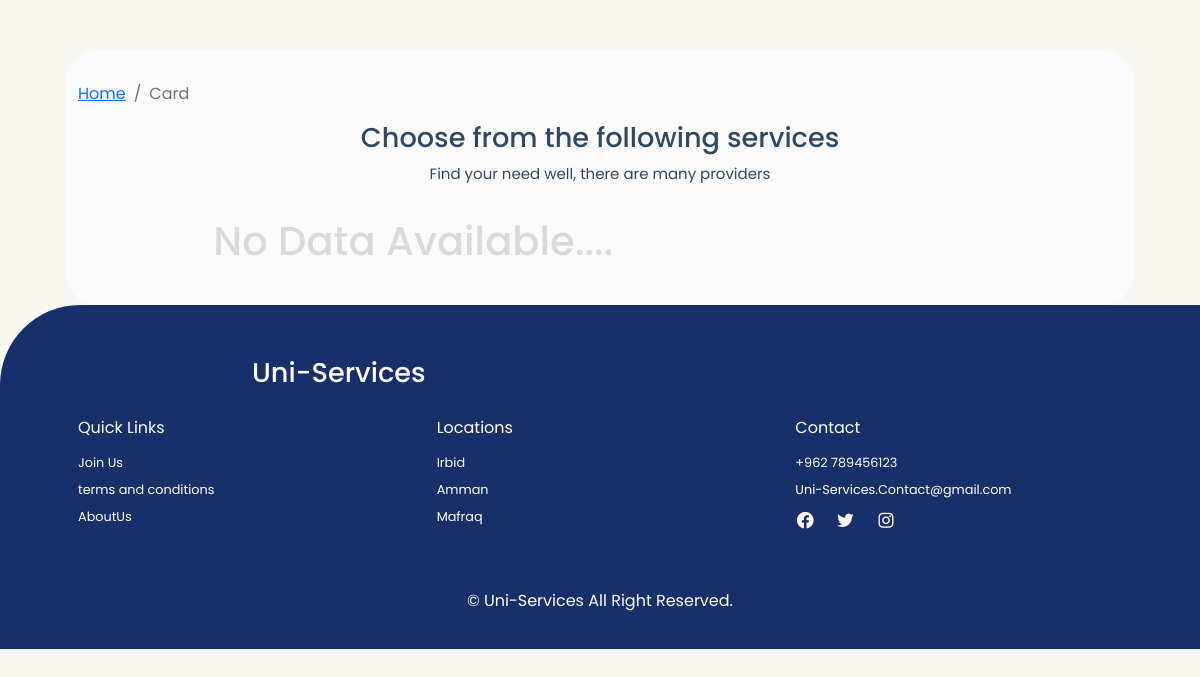
/card.php?id=1, run on an earlier commit of the app's database.
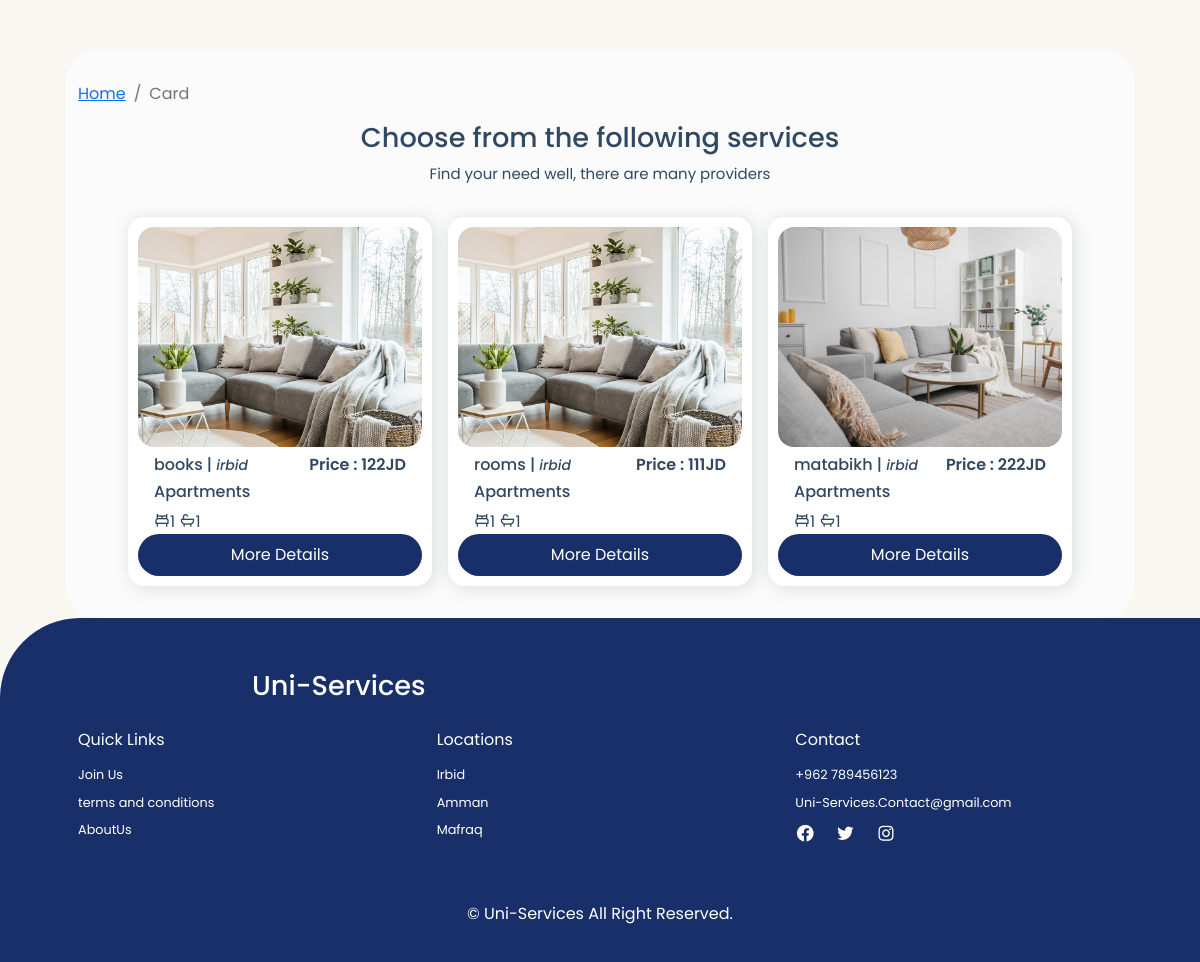
And on a later commit of the database.
### tables this page shows
CREATE TABLE `user_services` (
  `id` int(255) NOT NULL,
  `image` varchar(255) NOT NULL,
  `price` varchar(255) NOT NULL,
  `title` varchar(255) NOT NULL,
  `details` text NOT NULL,
  `number_of_beds` tinyint(20) NOT NULL,
  `number_of_bathrooms` tinyint(20) NOT NULL,
  `city` varchar(255) NOT NULL,
  `categories` varchar(255) NOT NULL,
  `fname` varchar(255) NOT NULL,
  `lname` varchar(255) NOT NULL,
  `email` varchar(255) NOT NULL,
  `phone_number` varchar(255) NOT NULL,
  `cat_id` int(11) NOT NULL,
  `status` varchar(50) NOT NULL DEFAULT 'pending'
);

### card.php (the view, shortened to what this page needs)
<?php
include_once './processes/connection.php';
?>
<!DOCTYPE html>
<html lang="en">
<head>
    <link href='https://unpkg.com/boxicons@2.1.4/css/boxicons.min.css' rel='stylesheet'>
    <link href="https://cdn.jsdelivr.net/npm/bootstrap@5.2.3/dist/css/bootstrap.min.css" rel="stylesheet">
    <link rel="stylesheet" href="./layout/css/style.css">
</head>
<body>
    <section class="properties container" id="properties">
        <nav aria-label="breadcrumb">
            <ol class="breadcrumb">
                <li class="breadcrumb-item"><a href="./index.php">Home</a></li>
                <li class="breadcrumb-item active" aria-current="page">Card</li>
            </ol>
        </nav>
        <div class="heading">
            <h2>Choose from the following services</h2>
            <p>Find your need well, there are many providers</p>
        </div>
        <div class="properties-container container">
            <?php
            $cat_id = $_GET['id'];
            $rows = mysqli_query($conn, "SELECT * FROM user_services WHERE cat_id = '$cat_id' AND status ='in_service' ");
            if (!mysqli_num_rows($rows) > 0) {
                echo " <div class='text-center'> <h1 class='' style='color: #dbdada;'>No Data Available....</h1></div>";
            } else {
                foreach ($rows as $row) { ?>
                    <div class="box">
                        <img src="./layout/images/<?php echo $row['image'] ?>">
                        <div class="boxTitle mt-2 px-3">
                            <h3><?php echo $row['price'] ?>JD</h3>
                            <div class="text mt-0">
                                <h3>Price :&nbsp; </h3>
                                <h6><?php echo $row['title'] ?> | <small><i><?php echo $row['city'] ?></small></i></h6>
                                <h6><?php echo $row['categories'] ?></h6>
                            </div>
                            <div class="icon">
                                <i class='bx bx-bed'><span><?php echo $row['number_of_beds'] ?></span></i>
                                <i class='bx bx-bath'><span><?php echo $row['number_of_bathrooms'] ?></span></i>
                            </div>
                        </div>
                        <?php if (isset($_SESSION['user'])) { ?>
                            <a href="./details.php?id=<?php echo $row['id'] ?>" class="btn d-flex justify-content-center">More
                                Details</a>
                        <?php } else { ?>
                            <a class="btn d-flex justify-content-center" data-bs-toggle="modal" data-bs-target="#DetailsModal">
                                More
                                Details </a><?php } ?>
                    </div>
            <?php }
            }
            ?>
        </div>
    </section>
    <?php include "footer.php"; ?>

### footer.php (shortened to what this page needs)
<section class="footer">
    <h2 class="footer-head">Uni-Services</h2>
    <div class="footer-container container">
        <div class="footer-box">
            <h3>Quick Links</h3>
            <a href="./index.php#contact">Join Us</a>
            <a href="#">terms and conditions</a>
            <a href="./about.php">AboutUs</a>
        </div>
        <div class="footer-box">
            <h3>Locations</h3>
            <a href="#">Irbid</a>
            <a href="#">Amman</a>
            <a href="#">Mafraq</a>
        </div>
        <div class="footer-box">
            <h3>Contact</h3>
            <a href="#">+962 789456123</a>
            <a href="#">Uni-Services.Contact@gmail.com</a>
            <div class="social">
                <a href="#"><i class='bx bxl-facebook-circle'></i></a>
                <a href="#"><i class='bx bxl-twitter'></i></a>
                <a href="#"><i class='bx bxl-instagram'></i></a>
            </div>
        </div>
    </div>
</section>
<div class="copyright">
    <p>&#169; Uni-Services All Right Reserved.</p>
</div>
</body>
</html>

### layout/css/style.css (style rules this page uses)
* { box-sizing: border-box; font-family: "Poppins", sans-serif; scroll-behavior: smooth; scroll-padding-top: 3rem; list-style: none; text-decoration: none; padding: 0; margin: 0; }
:root { --main-color: #2288ff; --second-color: #192f6a; --text-color: #314862; --bg-color: #fff; --backG-color: #f9f7f2; --first-color: #f19835; --box-shadow: 2px 2px 18px rgb(14 52 54 / 15%); }
img { width: 100%; }
body { background: var(--backG-color); color: var(--text-color); }
section { padding: 2rem 2rem; }
.container { max-width: 1068px; margin-left: auto; margin-right: auto; }
.btn { padding: 8px 22px; background: var(--second-color); color: var(--bg-color); border-radius: 5rem; }
.heading { text-align: center; margin-bottom: 2rem; }
.heading h2 { font-size: 1.7rem; }
.heading p { font-size: 0.938rem; }
.properties { background: #fbfbfb; border-radius: 2rem; margin-top: 50px; }
.properties-container { display: grid; grid-template-columns: auto auto auto; gap: 1rem; padding: 0 50px; }
.properties-container .box { background: var(--bg-color); padding: 10px; border-radius: 1rem; box-shadow: var(--box-shadow); }
.properties-container .box img { border-radius: 1rem; height: 220px; object-fit: cover; object-position: center; }
.properties-container .box h3 { font-size: 1rem; font-weight: 600; float: right; }
.properties-container .box .btn { text-align: center; }
.footer { background: var(--second-color); color: var(--bg-color); border-radius: 5rem 0 0 0; }
.footer-container { display: grid; grid-template-columns: repeat(auto-fit, minmax(240px, auto)); gap: 2rem; }
.footer-head { margin-left: 200px; padding: 20px; font-size: 1.7rem; font-weight: 500; }
.footer-box { display: flex; flex-direction: column; }
.footer-box h3 { margin-bottom: 1rem; font-size: 1rem; font-weight: 400; }
.footer-box a { text-decoration: none; font-size: 0.8rem; font-weight: 400; margin-bottom: 0.5rem; color: var(--bg-color); }
.social a { font-size: 20px; margin-right: 1rem; }
.copyright { padding: 20px; text-align: center; color: var(--bg-color); background: var(--second-color); }

What changed in the data, as far as the page shows it:
added user_services: image (picture), price "122", title "books", city "irbid", categories "Apartments", number_of_beds "1", number_of_bathrooms "1"
added user_services: image (picture), price "111", title "rooms", city "irbid", categories "Apartments", number_of_beds "1", number_of_bathrooms "1"
added user_services: image (picture), price "222", title "matabikh", city "irbid", categories "Apartments", number_of_beds "1", number_of_bathrooms "1"
Also different on the page:
text no longer shown: "No Data Available...."
